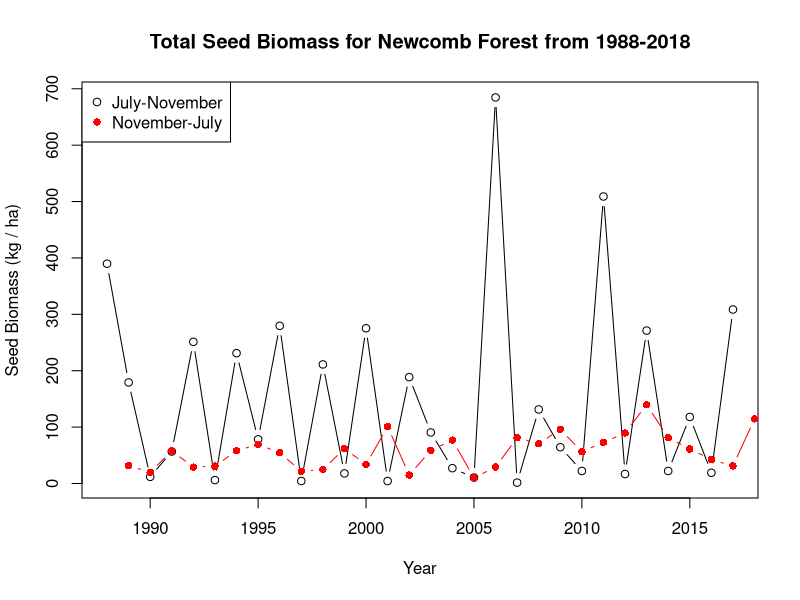
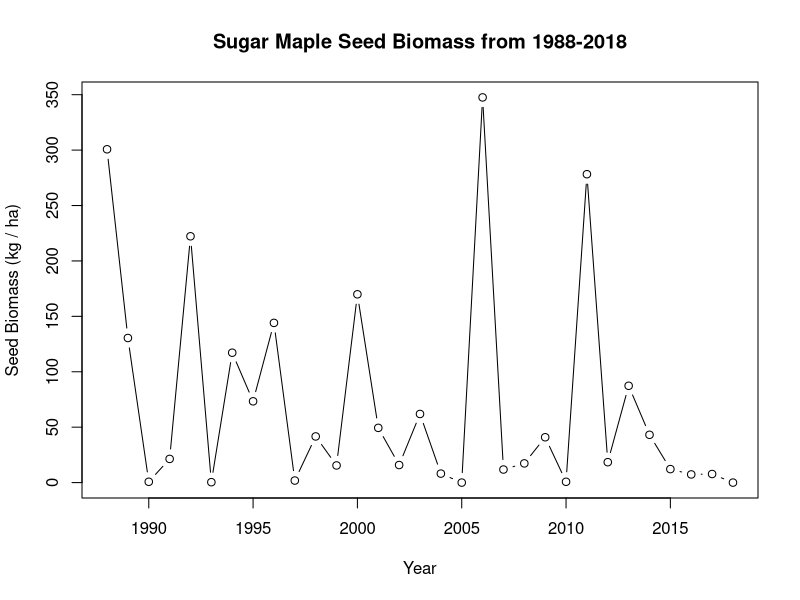
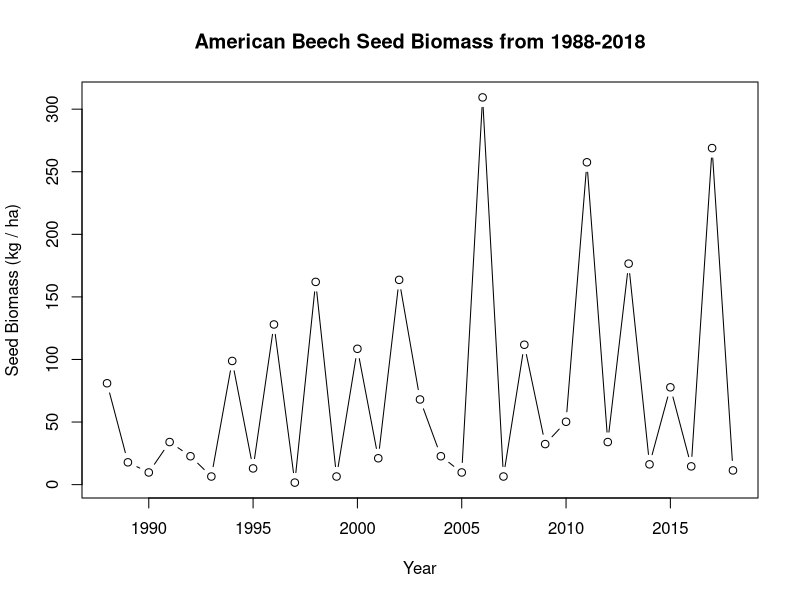
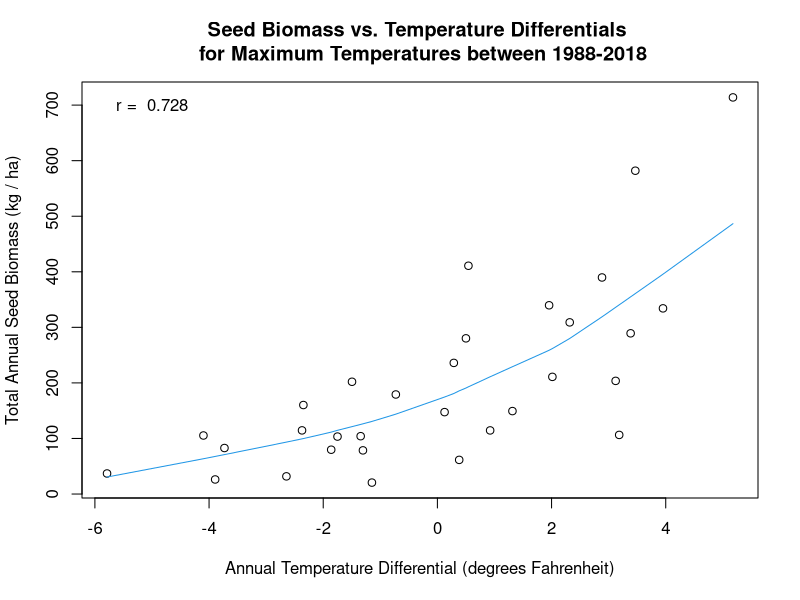
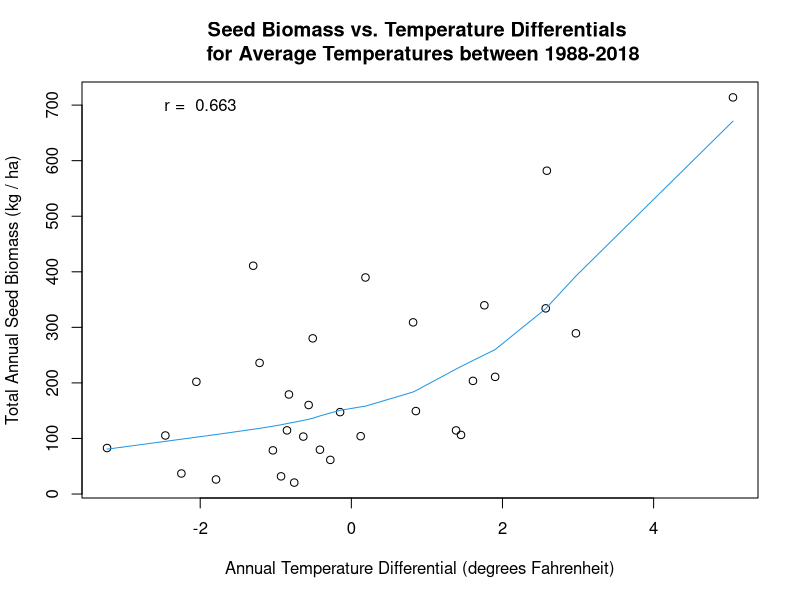
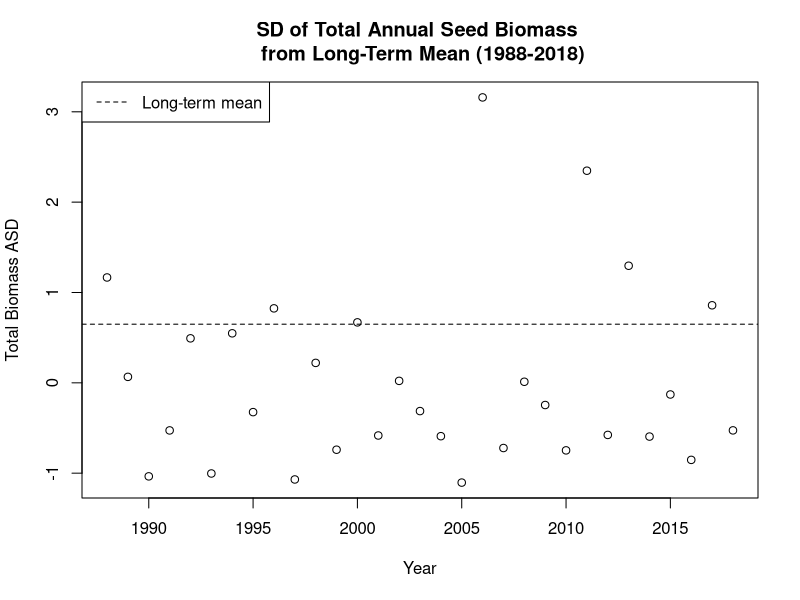

These charts were generated, in order, by the following R code:
# Sara Schulkowski
# EDS Boot Camp
# Seed Data Project

library(readr)
library(dplyr)

# Read in seed data

seed_data<- read_csv("HWF_ALTEMP26_seed_data_1988_2018.csv")
avg_met_data<- read_csv("2dT_avgDailyTemps.csv")
max_met_data<- read_csv("2dT_MaxDailyTemps.csv")

# Create data frame for seed counts

total_seed<- as.data.frame(seed_data[,c(3,4,9,11,13,16,21,23,25,26,27,31)])

# Remove rows where censor column is 'Y'

total_seed<- subset(total_seed, CENSOR=='N')

# Replace NAs with 0

total_seed[is.na(total_seed)]<- 0

# Calculate individual seed biomass based on counts and seed weights (lbs)

# Yellow birch = 2.222 x 10^-6
# Sugar maple = 1.422 x 10^-4
# Red maple = 4.374 x 10^-5
# American beech = 6.25 x 10^-4
# Red spruce = 7.194 x 10^-6
# Hemlock = 5.347 x 10^-6
# Northern white ceder = 2.890 x 10^-6
# Balsam fir = 1.677 x 10^-5
# Paper birch = 7.246 x 10^-7

weights_per_hect<- c((2.222 * 10^-6), (1.422 * 10^-4), (4.374 * 10^-5), (6.25 * 10^-4), (7.194 * 10^-6), (5.347 * 10^-6), (2.890 * 10^-6), (1.677 * 10^-5), (7.246 * 10^-7))  * 0.453592 * 5714 # Converting lbs per seed to kg per hectare based on SA=0.07 m2

seed_weights<- data.frame(weights_per_hect, row.names=c("yebi", "suma", "rema", "ambe", "resp", "eahe", "nwce", "bafi", "pabi"))

total_seed$yebi_biomass<- total_seed$YEBI_TOTAL * seed_weights[1,1]

total_seed$suma_biomass<- total_seed$SUMA_TOTAL * seed_weights[2,1]

total_seed$rema_biomass<- total_seed$REMA_TOTAL * seed_weights[3,1]

total_seed$ambe_biomass<- total_seed$AMBE_TOTAL * seed_weights[4,1]

total_seed$resp_biomass<- total_seed$RESP_TOTAL * seed_weights[5,1]

total_seed$eahe_biomass<- total_seed$EAHE_TOTAL * seed_weights[6,1]

total_seed$nwce_biomass<- total_seed$NWCE_TOTAL * seed_weights[7,1]

total_seed$bafi_biomass<- total_seed$BAFI_TOTAL * seed_weights[8,1]

total_seed$pabi_biomass<- total_seed$PABI_TOTAL * seed_weights[9,1]

# Sum all tree seed counts daily

group_seed<- group_by(total_seed, YEAR, SEASON)

seed_sum<- summarize(group_seed, yebi=sum(yebi_biomass), suma=sum(suma_biomass), rema=sum(rema_biomass), ambe=sum(ambe_biomass), resp=sum(resp_biomass), eahe=sum(eahe_biomass), nwce=sum(nwce_biomass), bafi=sum(bafi_biomass), pabi=sum(pabi_biomass))

final_seed_sum<- as.data.frame(rowSums(seed_sum[,3:11]))

final_seed_sum$year<- seed_sum$YEAR

final_seed_sum$season<- seed_sum$SEASON

# Plot total seed data

fall_count<- data.frame(seq(1988,2017), final_seed_sum[c(1,2,4,6,8,10,12,14,16,18,20,22,24,26,28,30,32,34,36,38,40,42,44,46,48,50,52,54,56,58),1])

summer_count<- data.frame(seq(1989,2018), final_seed_sum[c(3,5,7,9,11,13,15,17,19,21,23,25,27,29,31,33,35,37,39,41,43,45,47,49,51,53,55,57,59,60),1])

plot(fall_count[,1], fall_count[,2], xlab = "Year", ylab = "Seed Biomass (kg / ha)", main = "Total Seed Biomass for Newcomb Forest from 1988-2018", type = "b")
points(summer_count[,1], summer_count[,2], pch=16, type = "b", col="red")
legend("topleft", c("July-November", "November-July"), pch = c(1,16), col = c("black", "red"))

# Plot sugar maple time series

suma_agg<- aggregate(total_seed$suma_biomass ~ total_seed$YEAR, FUN="sum")

plot(suma_agg[,1], suma_agg[,2], type = "b", xlab = "Year", ylab = "Seed Biomass (kg / ha)", main = "Sugar Maple Seed Biomass from 1988-2018")

ambe_agg<- aggregate(total_seed$ambe_biomass ~ total_seed$YEAR, FUN="sum")

plot(ambe_agg[,1], ambe_agg[,2], type = "b", xlab = "Year", ylab = "Seed Biomass (kg / ha)", main = "American Beech Seed Biomass from 1988-2018")

# Temp data alalysis

total_seed$biomass_sum <- rowSums(total_seed[,13:21])
total_agg <- aggregate(total_seed$biomass_sum ~ total_seed$YEAR, FUN = "sum")
colnames(total_agg) <- c("year", "sum")

p.corr <- round(cor(-max_met_data$dT, total_agg$sum),3)

plot(-max_met_data$dT, total_agg$sum, xlab = "Annual Temperature Differential (degrees Fahrenheit)", ylab = "Total Annual Seed Biomass (kg / ha)", main = "Seed Biomass vs. Temperature Differentials \n for Maximum Temperatures between 1988-2018")
lines(lowess(-max_met_data$dT, total_agg$sum, f=3/4,iter=3),col=4)
text(-5,700, paste("r = ", p.corr))

p.corr1<- round(cor(-avg_met_data$dT, total_agg$sum),3)

plot(-avg_met_data$dT, total_agg$sum, xlab = "Annual Temperature Differential (degrees Fahrenheit)", ylab = "Total Annual Seed Biomass (kg / ha)", main = "Seed Biomass vs. Temperature Differentials \n for Average Temperatures between 1988-2018")
lines(lowess(-avg_met_data$dT, total_agg$sum, f=3/4,iter=3),col=4)
text(-2,700, paste("r = ", p.corr1))

# Plot standardized deviation of all annual seed production from the long-term mean

sd<- sd(total_agg$sum)

ltm <- mean(total_agg$sum)

total_agg$dev<- (total_agg$sum - ltm) / sd

plot(total_agg$year, total_agg$dev, xlab = "Year", ylab = "Total Biomass ASD", main = "SD of Total Annual Seed Biomass \n from Long-Term Mean (1988-2018)")

neg_dev<- subset(total_agg$dev, total_agg$dev<0)

sd_neg_dev<- -mean(neg_dev)

abline(h=sd_neg_dev, lty=2)

legend("topleft", lty=2, "Long-term mean")
